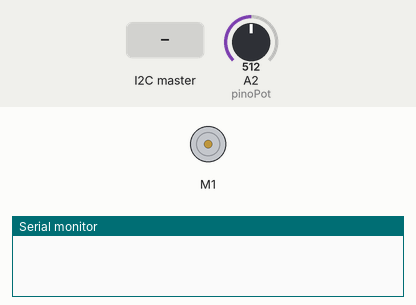
This sketch was run on a simulated Arduino Uno, built with avr-gcc and run on an emulated ATmega328P. Shown: DC motor (green arrow = forward, orange = backward, longer = faster), the last lines printed to the serial monitor. Inputs (shaded band) come from the test bench; at power-on: A2 (pinoPot) = 512.

Above: at 1.2 s.
1.3 s: the I2C master sends the byte 1
At 1.9 s:
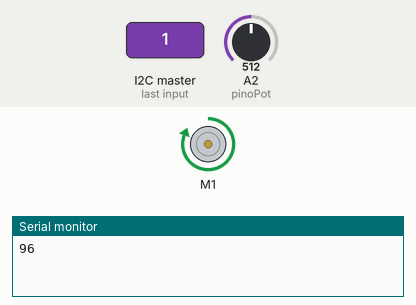
2.8 s: the I2C master sends the byte 90
At 3.1 s:
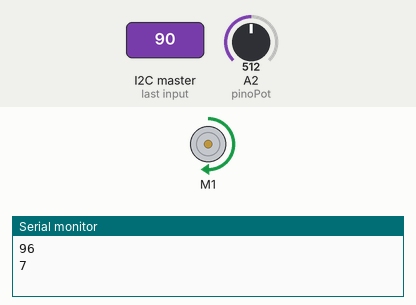
4.3 s: the I2C master sends the byte 200
At 5.4 s:
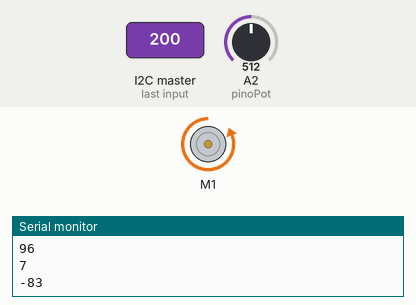
Timing chart, 0 to 7.3 s (numbered marks = the images above; inputs shaded):
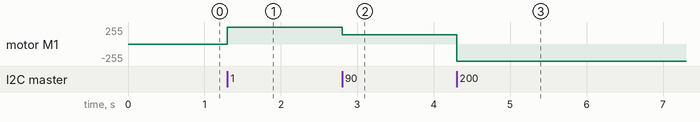

The sketch:

slave_leme.ino
```cpp
#include "DualVNH5019MotorShield.h" //drive motor
#include "Wire.h"
DualVNH5019MotorShield md;

//recebe um ângulo de leme (deg)
//lê potenciometro do leme
//mapeia o valor do potenciometro para ângulo do leme (posição atual)
//compara o leme desejado ao atual e encontra um erro
//aplica um ganho nesse erro
//manda esse sinal para o driver do motor

//ATUADOR LINEAR
//velocidade positiva -> indo para -90
//velocidade negativa -> indo para 90

float Kp = 30;
float Ki = 0.05;
float I_prior = 0;

float _endtime, _starttime;

int pinoPot = A2;
byte angulo_recebido;

int range = 40;

//valor do pot quando a vela está no max e no min
int pot_min = 680; // leme -90 graus (faz o veleiro virar no sentido horário)
int pot_max = 370; // leme 90 graus (faz o veleiro virar no sentido anti-horário)

void setup() {
  md.init();
  Serial.begin(9600);
  _starttime = millis();
  Wire.begin(8);                // join i2c bus with address #8
  Wire.onReceive(receiveEvent); // register event
}


void loop() {
}


void leme_controle(int theta_r_desejado){
  //verifica posição atual
  int theta_r_atual = ler_angulo_atual();

  int erro = theta_r_desejado - theta_r_atual;
  erro = -erro;

  //comando do motor
  int velocidade_motor = P(erro) + I(erro);

  /*if (erro > range) {
  velocidade_motor = 400;
  } else if (erro < range){
  velocidade_motor = -400;
  } else {
  velocidade_motor = 0;
  }*/
  Serial.println(erro);

  velocidade_motor = constrain(velocidade_motor, -400, 400);
  md.setM1Speed(velocidade_motor); //-400 <-> +400
  //Serial.println(velocidade_motor);
}


int ler_angulo_atual(){
  int potenciometro = analogRead(pinoPot);

  //Serial.println(map(potenciometro, 495, 125, -90, 90));

  //medir pot atuador linear
  return map(potenciometro, pot_min, pot_max, -90, 90);
}

// function that runs whenever data is received from master
// this function is registered as an event, see setup()
void receiveEvent() {
  int x;
  if (Wire.available()) { // loop through all but the last
    x = Wire.read();    // receive byte as an integer
  }
  x = map(x, 0, 179, -90, 90);
  //Serial.println(x);
  leme_controle(constrain(x, -90, 90));
}


float P(float currentError)
{
  return Kp * currentError;
}

float I(float currentError)
{
  _endtime = millis();
  float _cycleTime = (_endtime - _starttime)/1000;
  _starttime = millis();
  if ((I_prior > 0 && currentError < 0) || (I_prior < 0 && currentError > 0))
  {
    I_prior = I_prior + Ki * currentError * _cycleTime;
  }
  else
  {
    I_prior = I_prior + Ki * currentError * _cycleTime;
  }
  I_prior = constrain(I_prior, -200, 200);
  return I_prior;
}
```

Measured:
- after the input at 1.3 s, motor M1: stopped → forward 255/255 at once
- after the input at 2.8 s, motor M1: forward 255/255 → forward 137/255 at once
- after the input at 4.3 s, motor M1: forward 137/255 → backward 255/255 at once
